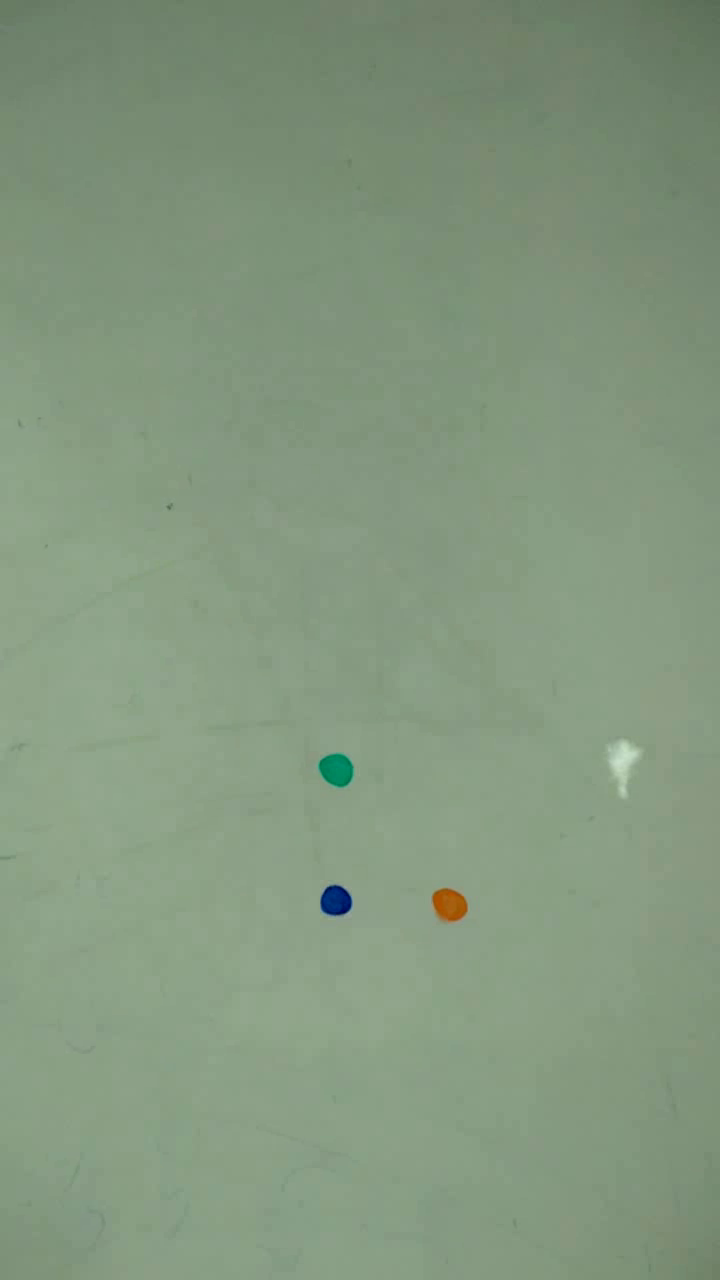
#> input picture frame 15 of VideoProc/1433747391108vid.mp4, 720 x 1280 px, given in place of testvid.mp4, which was not available
$ python meanshift.py   (Python 2 division)
#> lines starting #> are read from the running program, lines starting #| are printed output that depends on the picture; after the words box and inside, x2 and y2 are one past the last pixel; in counts of white or black regions, pixels touching at a corner belong together; pictures that were not available may be replaced by others from this repository, and a replacement may not be noted
import numpy as np
import cv2

cap = cv2.VideoCapture(0)

cap = cv2.VideoCapture("1433747391108vid.mp4")
cap = cv2.VideoCapture("testvid.mp4")

# take first frame of the video
ret,frame = cap.read()
#> frame is the input picture: shape (1280, 720, 3); mean B, G, R 126.7, 151.6, 131.5

# setup initial location of window
# r,h,c,w - region of image
#           simply hardcoded the values

corners = cv2.goodFeaturesToTrack(cv2.cvtColor(frame,cv2.COLOR_BGR2GRAY),2,0.01,10)
#> corners = [[169, 508], [327, 887]]
corners = np.int0(corners)
print corners
#| [[[169 508]]
#|  [[327 887]]]
# [[[x y]]] =corners
# for elem in corners:
    # print elem.ravel()
x,y= corners[0].ravel()
#> x = 169; y = 508

r,h,c,w = y,20,x,20
#> r = 508; h = 20; c = 169; w = 20
track_window = (c,r,w,h)
#> track_window = (169, 508, 20, 20)

# set up the ROI for tracking
roi = frame[r:r+h, c:c+w]
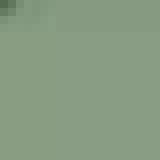
#> roi: shape (20, 20, 3) (shown 8 times larger); mean B, G, R 130.3, 156, 135.8
hsv_roi =  cv2.cvtColor(frame, cv2.COLOR_BGR2HSV)
#> hsv_roi: shape (1280, 720, 3); mean H, S, V 54.2, 42.7, 151.8
mask = cv2.inRange(hsv_roi, np.array((0., 60.,32.)), np.array((180.,255.,255.)))
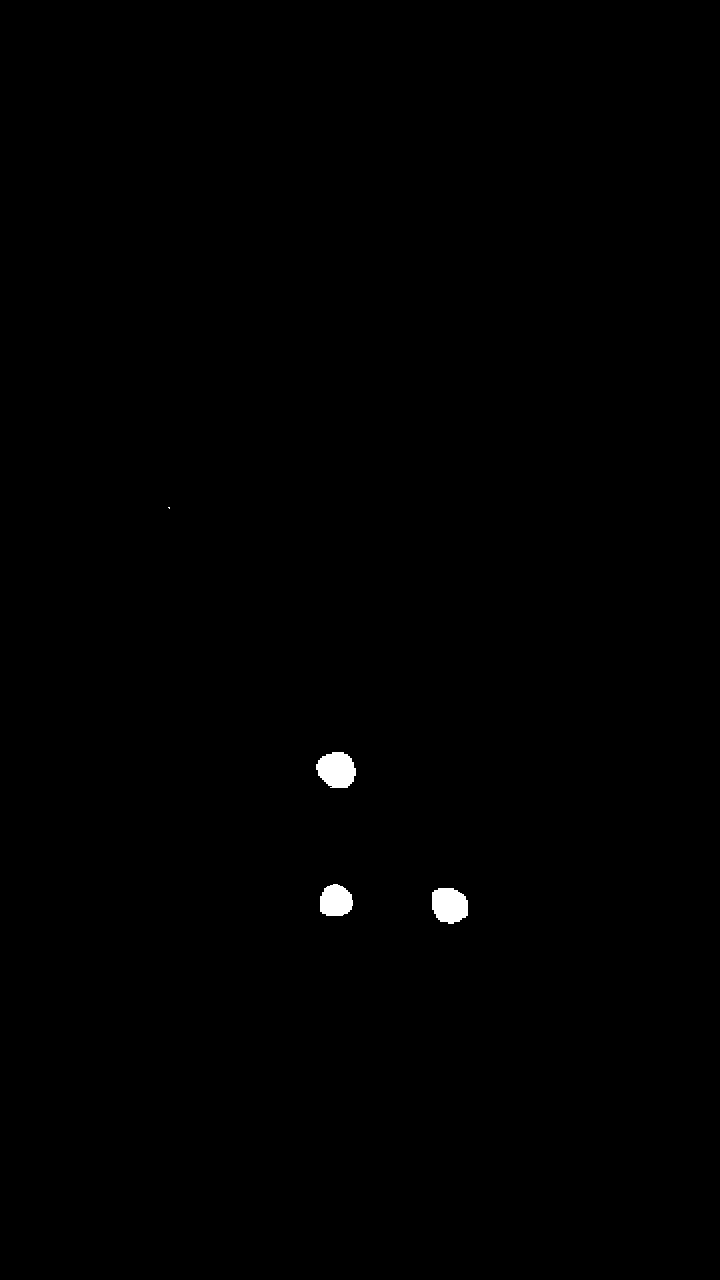
#> mask: shape (1280, 720); 0.33% white; 4 white regions (1 under 20 px), largest, box (x1, y1, x2, y2) and area: (316, 752, 356, 788) 1110, (432, 888, 468, 924) 1058, (320, 884, 353, 916) 858
roi_hist = cv2.calcHist([hsv_roi],[0],mask,[180],[0,180])
#> roi_hist = 180 values, max 363 at index 81, min 0 at index 0, mean 16.83
cv2.normalize(roi_hist,roi_hist,0,255,cv2.NORM_MINMAX)

# Setup the termination criteria, either 10 iteration or move by at least 1 pt
term_crit = ( cv2.TERM_CRITERIA_EPS | cv2.TERM_CRITERIA_COUNT, 10, 1 )

while(1):
    ret ,frame = cap.read()

    if ret == True:
        hsv = cv2.cvtColor(frame, cv2.COLOR_BGR2HSV)
#> hsv: shape (1280, 720, 3); mean H, S, V 54.2, 42.6, 151.7
        dst = cv2.calcBackProject([hsv],[0],roi_hist,[0,180],1)

        # apply meanshift to get the new location
        ret, track_window = cv2.meanShift(dst, track_window, term_crit)
#> ret = 3; track_window = (158, 494, 20, 20)

        # Draw it on image
        x,y,w,h = track_window
#> x = 158; y = 494
        cv2.rectangle(frame, (x,y), (x+w,y+h), 255,2)
#> frame: shape (1280, 720, 3); mean B, G, R 126.7, 151.6, 131.5
        img2= frame

        # for elem in corners:
        #     x,y= elem.ravel()
        #     cv2.circle(img2, (x,y), 3, 255,-1)

        cv2.imshow('img2',img2)


        k = cv2.waitKey(60) & 0xff
#> (key Esc is pressed here)
        if k == 27:
            break
        else:
            cv2.imwrite(chr(k)+".jpg",img2)

    else:
        break

cv2.destroyAllWindows()
cap.release()

$ run again, starting later in the video
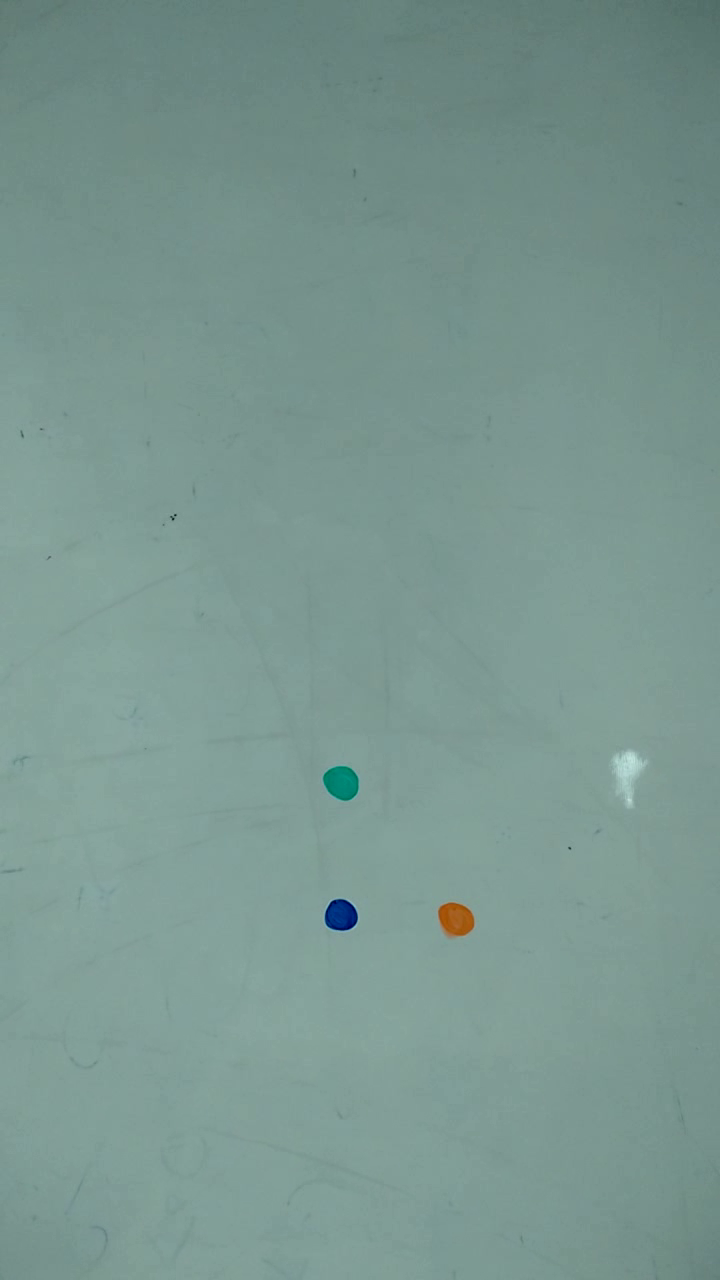
#> input picture frame 67 of VideoProc/1433747391108vid.mp4, 720 x 1280 px, given in place of testvid.mp4, which was not available
#> frame is the input picture: shape (1280, 720, 3); mean B, G, R 144.4, 150.8, 122.3
#> corners = [[173, 519], [570, 848]]
#| [[[173 519]]
#|  [[570 848]]]
#> x = 173; y = 519
#> h = 20; c = 173; w = 20
#> track_window = (173, 519, 20, 20)
#> hsv_roi: shape (1280, 720, 3); mean H, S, V 83.5, 48.8, 150.9
#> `mask = cv2.inRange(hsv_roi, np.array((0., 60.,32.)), np.array((180.,25..`:
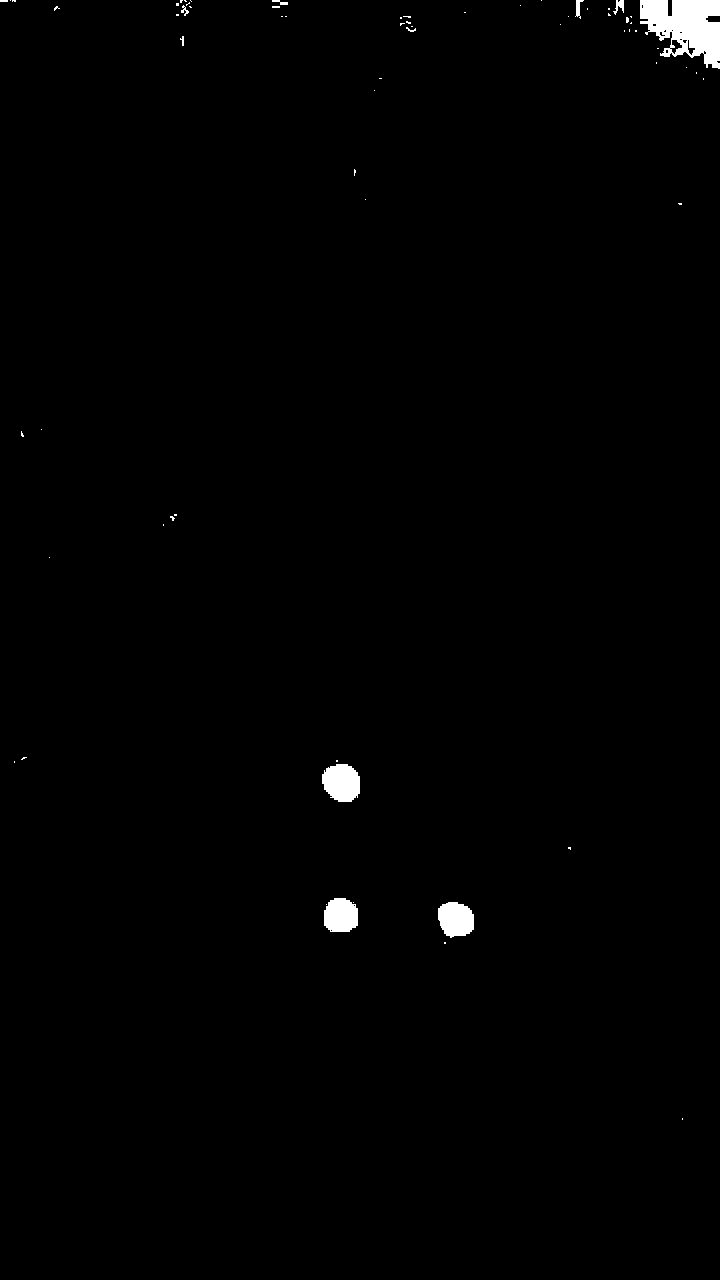
#> mask: shape (1280, 720); 0.8% white; 67 white regions (57 under 20 px), largest, box (x1, y1, x2, y2) and area: (640, 0, 720, 69) 3655, (322, 764, 360, 802) 1155, (438, 902, 474, 938) 1027
#> roi_hist = 180 values, max 3802 at index 84, min 0 at index 0, mean 40.98
#> hsv: shape (1280, 720, 3); mean H, S, V 83.3, 48.6, 150.8
#> `dst = cv2.calcBackProject([hsv],[0],roi_hist,[0,180],1)`:
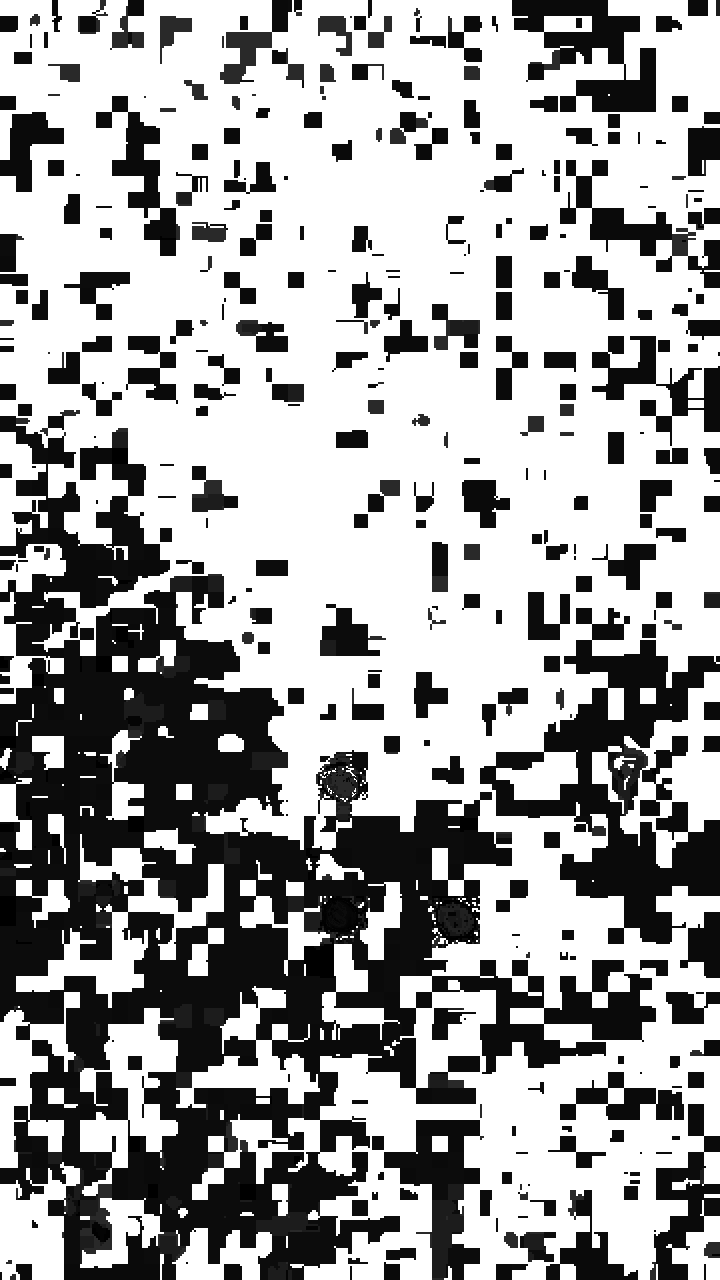
#> dst: shape (1280, 720); min 0, max 255, mean 163.2
#> ret = 0
#> frame: shape (1280, 720, 3); mean B, G, R 144.1, 150.6, 122.3

$ run again, starting later in the video
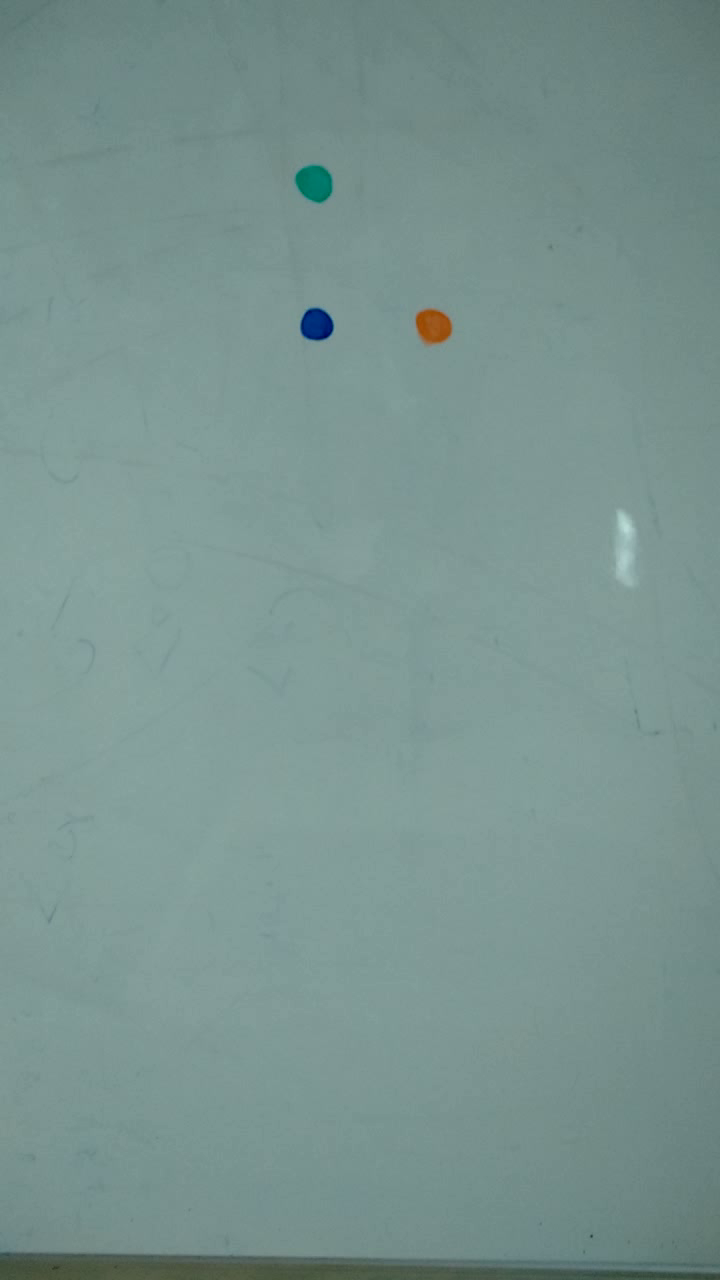
#> input picture frame 120 of VideoProc/1433747391108vid.mp4, 720 x 1280 px, given in place of testvid.mp4, which was not available
#> frame is the input picture: shape (1280, 720, 3); mean B, G, R 143.9, 147.6, 121.7
#> corners = [[591, 1236], [52, 1268]]
#| [[[ 591 1236]]
#|  [[  52 1268]]]
#> `x,y= corners[0].ravel()`: x = 591; y = 1236
#> h = 20; c = 591; w = 20
#> `track_window = (c,r,w,h)`: track_window = (591, 1236, 20, 20)
#> hsv_roi: shape (1280, 720, 3); mean H, S, V 85.4, 45.6, 147.8
#> `mask = cv2.inRange(hsv_roi, np.array((0., 60.,32.)), np.array((180.,25..`:
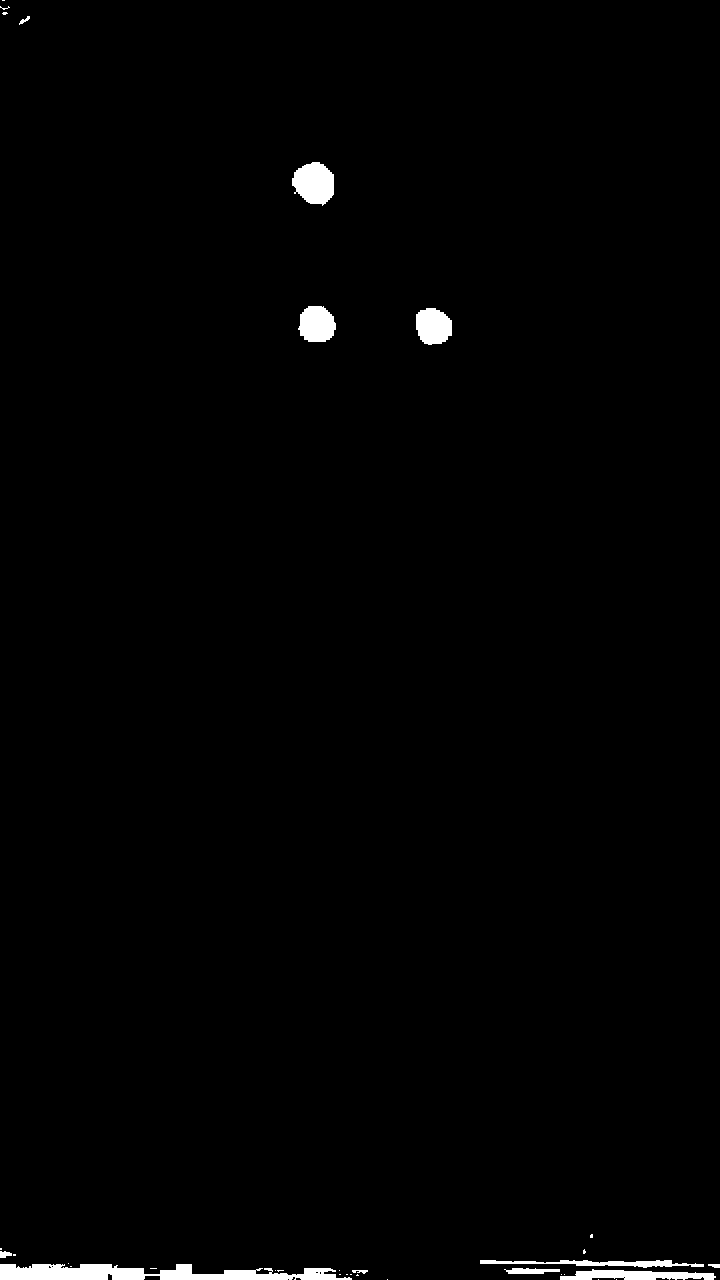
#> mask: shape (1280, 720); 1.1% white; 33 white regions (22 under 20 px), largest, box (x1, y1, x2, y2) and area: (0, 1264, 352, 1280) 3697, (292, 162, 334, 206) 1370, (560, 1269, 716, 1280) 1133
#> roi_hist = 180 values, max 1089 at index 44, min 0 at index 0, mean 54.13
#> hsv: shape (1280, 720, 3); mean H, S, V 85.3, 45.6, 147.7
#> `ret, track_window = cv2.meanShift(dst, track_window, term_crit)`: ret = 8; track_window = (591, 1224, 20, 20)
#> `x,y,w,h = track_window`: y = 1224
#> `cv2.rectangle(frame, (x,y), (x+w,y+h), 255,2)`:
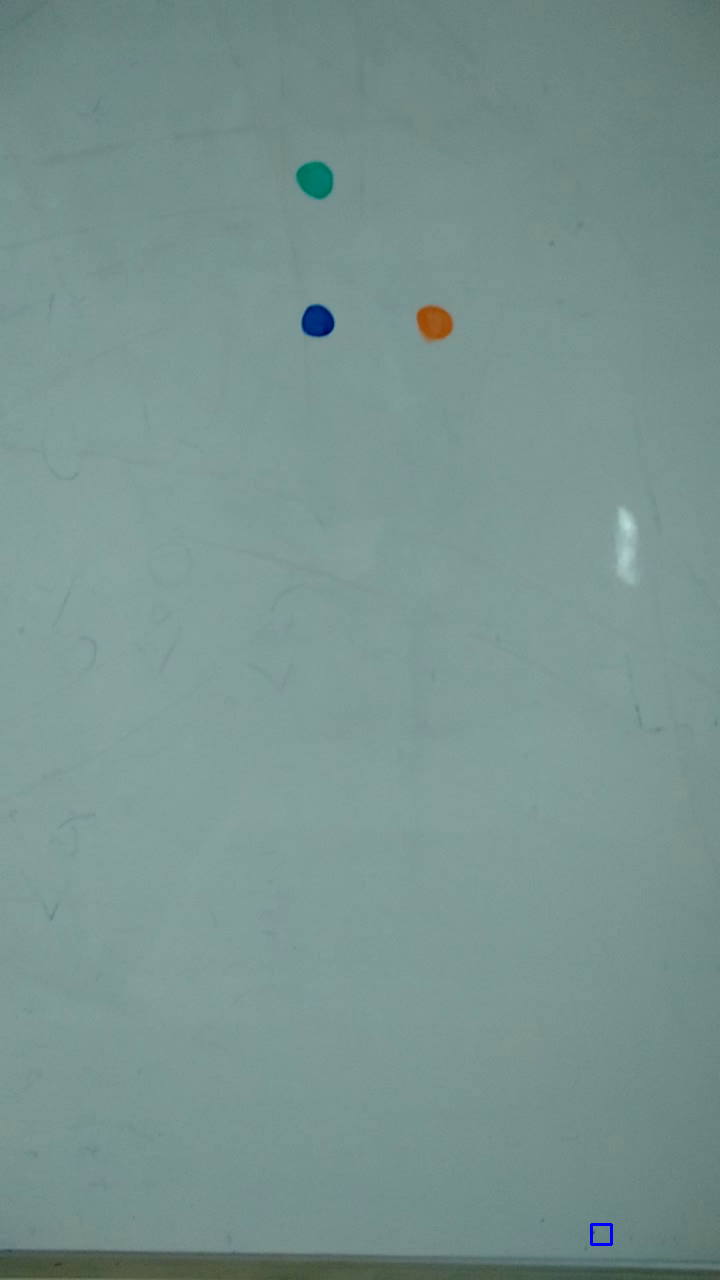
#> frame: shape (1280, 720, 3); mean B, G, R 143.8, 147.5, 121.6
